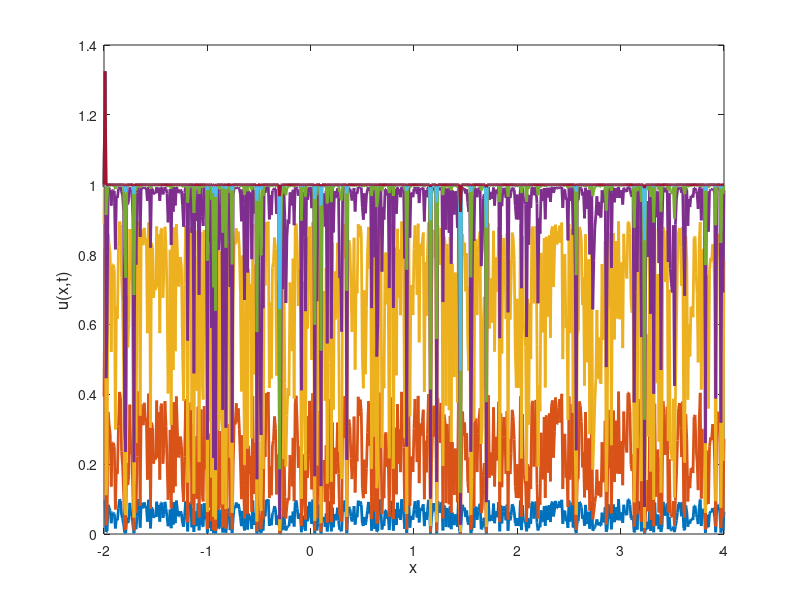
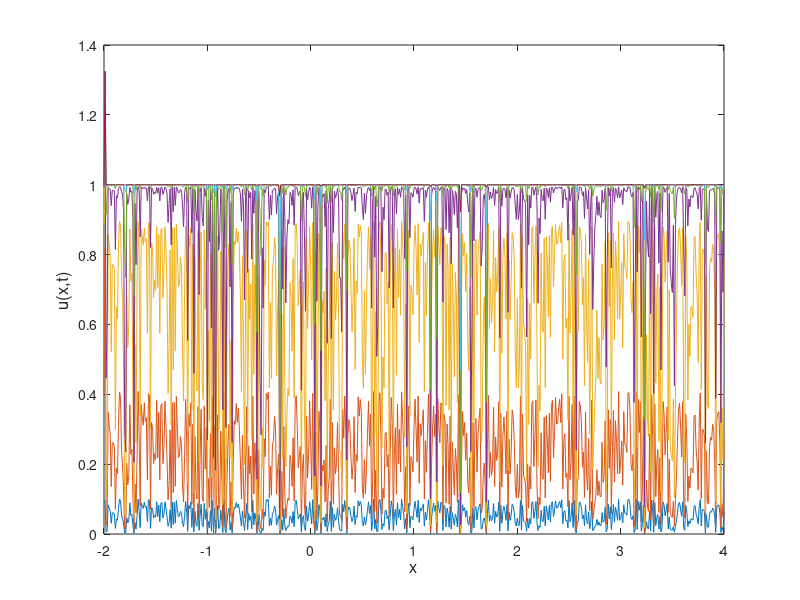
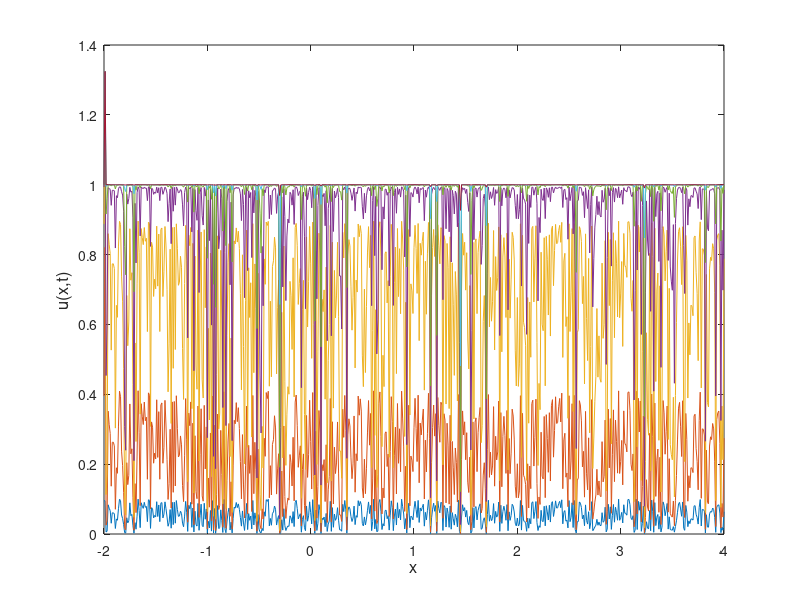

MATLAB code for these plots, in order:
%Allen-Cahn Solver

%define constants
eps = 0.01; a = -2; b = 4; T = 10;
h = 0.01; tau = 0.01;
x = (a:h:b); N = length (x);
ga = 0; gb = 0;
utime = zeros(N,T/tau+1);
utimeback = zeros (N,T/tau+1);
t_span = 0:tau:T;


%initial conditions (random noise)
rng(2);
u = 0.1*rand(N,1);
uback = u; 
u0_ode = u;

%Create the negative Laplacian
%Laplacian matrix
%Construct the Laplacian matrix using finite difference method
one_vec = ones(N,1);
lap = spdiags([1, -2, 1],-1:1,N,N);
lap(1,1) = ga
lap (N,N) = gb
A = (eye(N)-tau*eps^2*lap/h^2)

%Forward Euler
for step = 1:(T/tau+1)
    utime(:,step) = u;
    u = u + tau*(eps^2 * (lap*u) /(h^2) + u - u.^3);
end

%Backwards Euler 
for steps = 1:(T/tau+1)
    utimeback(:,steps) = uback;
    uback = A\(uback + tau * (uback-uback.^3))
end

%"Perfect solver"
rhs = @(t, y) eps^2 * (lap * y) / (h^2) + y - y.^3;
[~, y_ode] = ode45(rhs, t_span, u0_ode);
utime_ode = y_ode'; % Transpose to N x num_steps to match utime and utimeback

%for task 3, you can plot this with the things from below 
%utime is an array of the solutions at given times (forward)
%utimeback is the same for backwards
%the plotting can be done below
%also plot the analytical solution from task 2

figure 
plot(x, utime(:,1:150:end), 'linewidth',2); hold on
xlabel('x','FontSize', 12); ylabel('u(x,t)','FontSize', 12);

figure
plot(x, utimeback(:, 1:150:end), '-');
xlabel('x','FontSize', 12); ylabel('u(x,t)','FontSize', 12);

figure
plot(x, utime_ode(:, 1:150:end), '-');
xlabel('x','FontSize', 12); ylabel('u(x,t)','FontSize', 12);

hold on;
